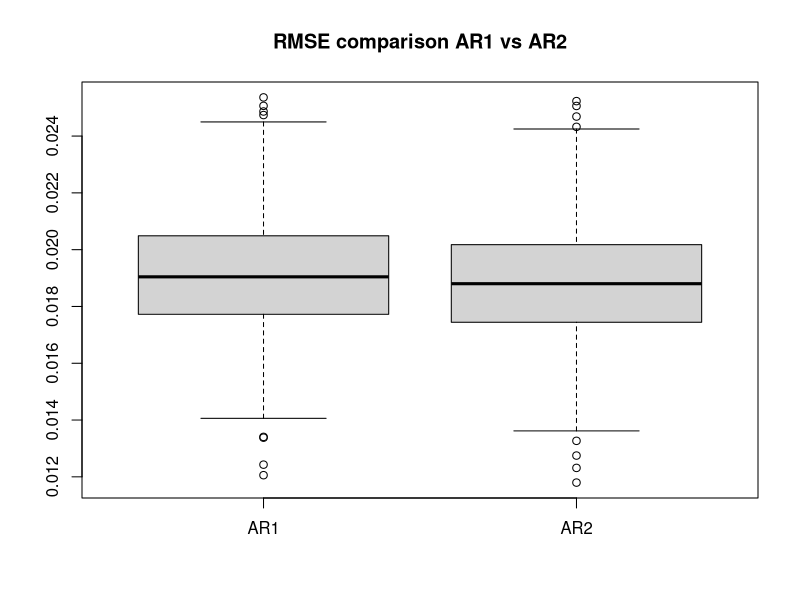
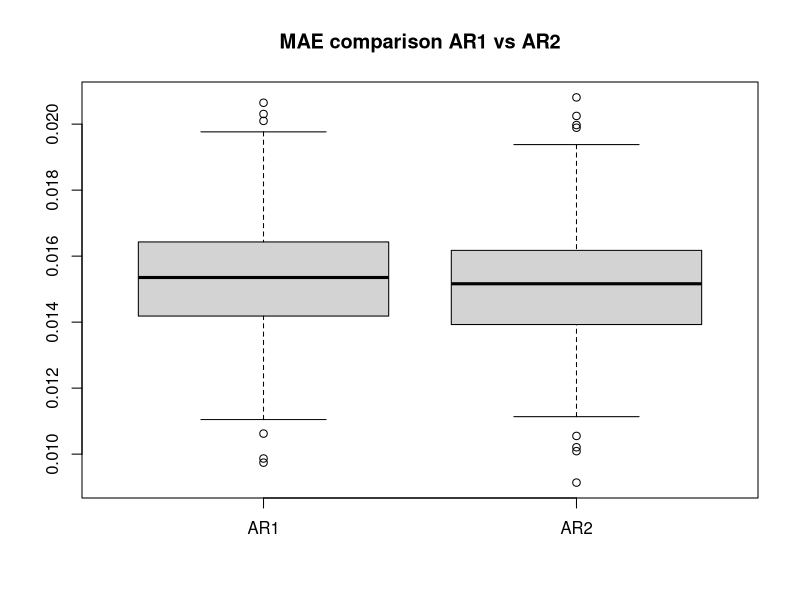
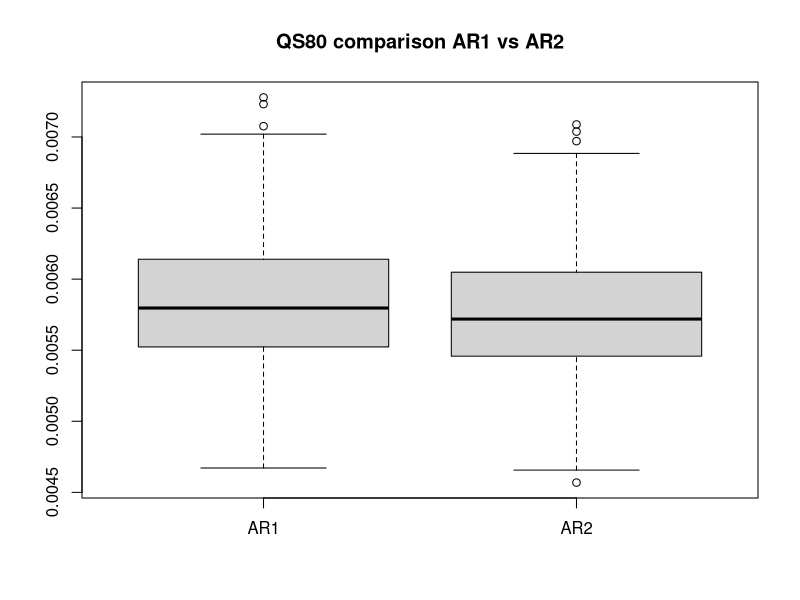

Reproduce these figures in R, in order.
## ---- chunk 1
#rm(list = ls())   

simulate_ar2 <- function(Y1, Y0, N, phi1, phi2, sigma) {
 

  # Initialize vectors
  Y <- numeric(N)

  # Generate innovations from N(0, sigma^2)
  eps <- rnorm(N, mean = 0, sd = sigma)

  # Simulate ARMA(1,1) process
  for (t in 2:N) {
    if (t == 2) {
      Y[t] <- phi1 * Y1+ phi2 * Y0 + eps[t]
    } else {
      Y[t] <- phi1 * Y[t-1]+ phi2 * Y[t-2] + eps[t]
    }
  }

  return(list(Y = Y))
}



## ---- chunk 2
# Simulation
B <- 500
n=500
phi <- c(.9, -.8)
sigma_eps <- .01
p_training = 0.7

alpha <- 0.8  # 80% quantile

# create mat for storing results
mat_results <- matrix(NA, nrow = B, ncol = 6)
## ---- chunk 3
library(forecast)

for(b in seq(B)){

  set.seed(1234+b)
  
  #generate y
  y = simulate_ar2(Y1=0, Y0=0, N=500, phi1=0.9, phi2=-0.8, sigma=0.01)$Y
  
  # split in training and test and proportion given
  y_train = y[1:floor(n*p_training)]
  y_test = y[(floor(n*p_training)+1):n]
  
  # fit AR1 model
  fit_ar1 <- arima(y_train, order = c(1,0,0), include.mean = FALSE)
  
  # fit AR2 model
  fit_ar2 <- arima(y_train, order = c(2,0,0), include.mean = FALSE)
  
  # predict on test set with both model
  pred_ar1 <- forecast(fit_ar1, h = length(y_test))
  pred_ar2 <- forecast(fit_ar2, h = length(y_test))
  
  # compute RMSE for both models
  rmse_ar1 <- sqrt(mean((y_test - pred_ar1$mean)^2))
  rmse_ar2 <- sqrt(mean((y_test - pred_ar2$mean)^2))
  
  # compute the MAE for both models
  mae_ar1 <- mean(abs(y_test - pred_ar1$mean))
  mae_ar2 <- mean(abs(y_test - pred_ar2$mean))
  
  # 80% quantile forecasts
  q80_ar1 <- pred_ar1$upper[,1]
  q80_ar2 <- pred_ar2$upper[,1]

  # Quantile score
  qs_ar1 <- (alpha-1) * (y_test - q80_ar1) * (y_test < q80_ar1) +
    (alpha) * (y_test - q80_ar1) * (y_test >= q80_ar1)

  qs_ar2 <-  (alpha-1) * (y_test - q80_ar2) * (y_test < q80_ar2) +
    (alpha) * (y_test - q80_ar2) * (y_test >= q80_ar2)

  # compute mean score quantile score
  mean_qs_ar1 = mean(qs_ar1)
  mean_qs_ar2 = mean(qs_ar2)

  # store results in matrix
  mat_results[b, ] = c(rmse_ar1, rmse_ar2, mae_ar1, mae_ar2, mean_qs_ar1, mean_qs_ar2)

  cat(paste0(b, "\n"))
}

## ---- chunk 4

# plot results
colnames(mat_results) <- c("RMSE_AR1", "RMSE_AR2", "MAE_AR1", "MAE_AR2", "QS80_AR1", "QS80_AR2")
# boxplot comparing ar1 vs ar 2 for each metric
boxplot(mat_results[,1:2], main = "RMSE comparison AR1 vs AR2", names = c("AR1", "AR2"))
boxplot(mat_results[,3:4], main = "MAE comparison AR1 vs AR2", names = c("AR1", "AR2"))
boxplot(mat_results[,5:6], main = "QS80 comparison AR1 vs AR2", names = c("AR1", "AR2"))
